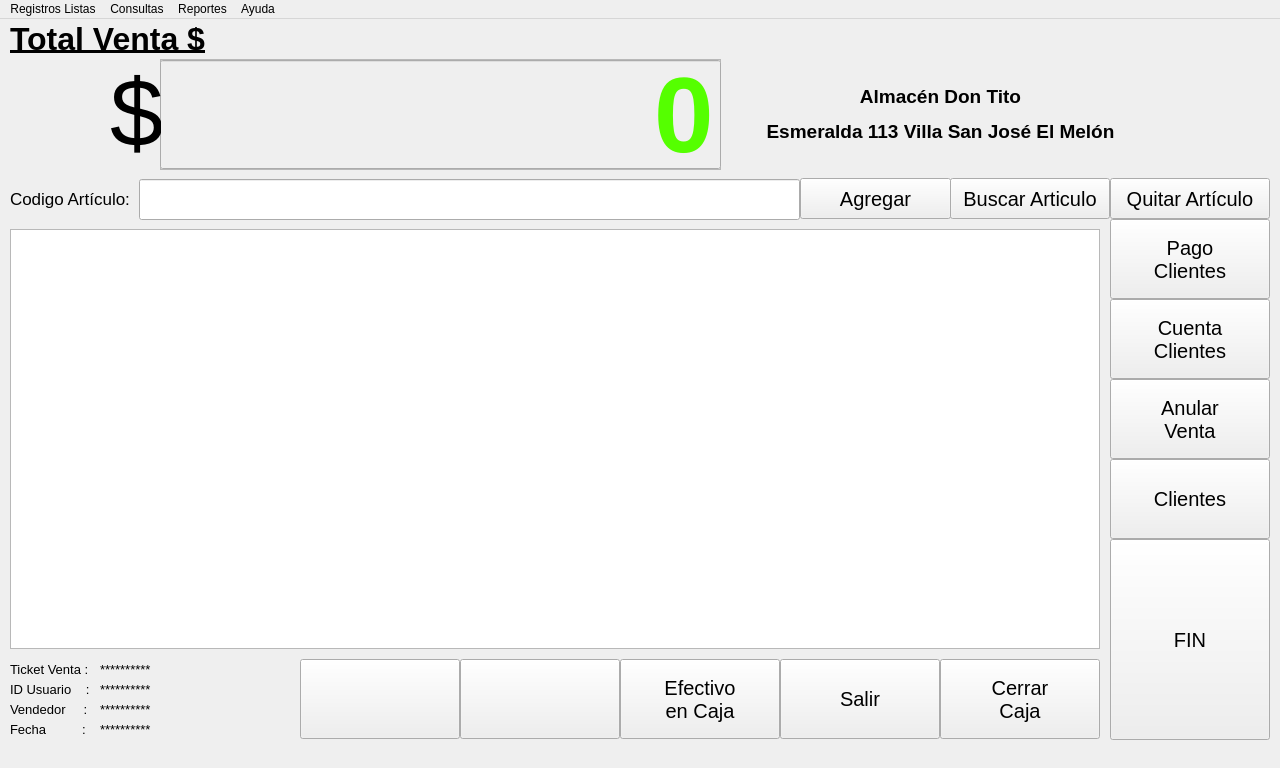
<?xml version="1.0" encoding="UTF-8"?>
<ui version="4.0">
 <class>venta</class>
 <widget class="QMainWindow" name="venta">
  <property name="enabled">
   <bool>true</bool>
  </property>
  <property name="geometry">
   <rect>
    <x>0</x>
    <y>0</y>
    <width>1280</width>
    <height>768</height>
   </rect>
  </property>
  <property name="sizePolicy">
   <sizepolicy hsizetype="Maximum" vsizetype="Maximum">
    <horstretch>0</horstretch>
    <verstretch>0</verstretch>
   </sizepolicy>
  </property>
  <property name="minimumSize">
   <size>
    <width>1280</width>
    <height>768</height>
   </size>
  </property>
  <property name="maximumSize">
   <size>
    <width>1280</width>
    <height>768</height>
   </size>
  </property>
  <property name="windowTitle">
   <string>POS</string>
  </property>
  <property name="toolButtonStyle">
   <enum>Qt::ToolButtonFollowStyle</enum>
  </property>
  <widget class="QWidget" name="centralwidget">
   <widget class="QLCDNumber" name="lcdNumber">
    <property name="geometry">
     <rect>
      <x>160</x>
      <y>40</y>
      <width>561</width>
      <height>111</height>
     </rect>
    </property>
    <property name="palette">
     <palette>
      <active>
       <colorrole role="WindowText">
        <brush brushstyle="SolidPattern">
         <color alpha="255">
          <red>0</red>
          <green>255</green>
          <blue>0</blue>
         </color>
        </brush>
       </colorrole>
       <colorrole role="Light">
        <brush brushstyle="SolidPattern">
         <color alpha="255">
          <red>0</red>
          <green>0</green>
          <blue>0</blue>
         </color>
        </brush>
       </colorrole>
      </active>
      <inactive>
       <colorrole role="WindowText">
        <brush brushstyle="SolidPattern">
         <color alpha="255">
          <red>0</red>
          <green>255</green>
          <blue>0</blue>
         </color>
        </brush>
       </colorrole>
       <colorrole role="Light">
        <brush brushstyle="SolidPattern">
         <color alpha="255">
          <red>0</red>
          <green>0</green>
          <blue>0</blue>
         </color>
        </brush>
       </colorrole>
      </inactive>
      <disabled>
       <colorrole role="WindowText">
        <brush brushstyle="SolidPattern">
         <color alpha="255">
          <red>0</red>
          <green>0</green>
          <blue>0</blue>
         </color>
        </brush>
       </colorrole>
       <colorrole role="Light">
        <brush brushstyle="SolidPattern">
         <color alpha="255">
          <red>0</red>
          <green>0</green>
          <blue>0</blue>
         </color>
        </brush>
       </colorrole>
      </disabled>
     </palette>
    </property>
    <property name="font">
     <font>
      <stylestrategy>PreferDefault</stylestrategy>
     </font>
    </property>
    <property name="autoFillBackground">
     <bool>false</bool>
    </property>
    <property name="styleSheet">
     <string notr="true">self.lcdNumber.setStyleSheet(&quot;background-color: rgb(0, 255, 0)&quot;)
</string>
    </property>
    <property name="inputMethodHints">
     <set>Qt::ImhDigitsOnly|Qt::ImhFormattedNumbersOnly|Qt::ImhPreferNumbers</set>
    </property>
    <property name="frameShape">
     <enum>QFrame::StyledPanel</enum>
    </property>
    <property name="frameShadow">
     <enum>QFrame::Raised</enum>
    </property>
    <property name="smallDecimalPoint">
     <bool>false</bool>
    </property>
    <property name="digitCount">
     <number>6</number>
    </property>
    <property name="mode">
     <enum>QLCDNumber::Dec</enum>
    </property>
    <property name="segmentStyle">
     <enum>QLCDNumber::Filled</enum>
    </property>
    <property name="value" stdset="0">
     <double>0.000000000000000</double>
    </property>
    <property name="intValue" stdset="0">
     <number>0</number>
    </property>
   </widget>
   <widget class="QPushButton" name="btnFinVenta">
    <property name="geometry">
     <rect>
      <x>1110</x>
      <y>520</y>
      <width>160</width>
      <height>201</height>
     </rect>
    </property>
    <property name="font">
     <font>
      <pointsize>15</pointsize>
     </font>
    </property>
    <property name="text">
     <string>FIN</string>
    </property>
    <property name="icon">
     <iconset>
      <normaloff>../icon/success.png</normaloff>../icon/success.png</iconset>
    </property>
    <property name="iconSize">
     <size>
      <width>50</width>
      <height>50</height>
     </size>
    </property>
   </widget>
   <widget class="QPushButton" name="btnBuscarArticulo">
    <property name="geometry">
     <rect>
      <x>950</x>
      <y>159</y>
      <width>160</width>
      <height>41</height>
     </rect>
    </property>
    <property name="font">
     <font>
      <pointsize>15</pointsize>
     </font>
    </property>
    <property name="text">
     <string extracomment="Busca un Articulo por Nombre">Buscar Articulo</string>
    </property>
    <property name="icon">
     <iconset>
      <normaloff>../icon/search.png</normaloff>../icon/search.png</iconset>
    </property>
   </widget>
   <widget class="QPushButton" name="btnAbonarDeuda">
    <property name="geometry">
     <rect>
      <x>1110</x>
      <y>200</y>
      <width>160</width>
      <height>80</height>
     </rect>
    </property>
    <property name="font">
     <font>
      <pointsize>15</pointsize>
     </font>
    </property>
    <property name="text">
     <string>Pago
Clientes</string>
    </property>
    <property name="icon">
     <iconset>
      <normaloff>../icon/calculator-1.png</normaloff>../icon/calculator-1.png</iconset>
    </property>
    <property name="iconSize">
     <size>
      <width>50</width>
      <height>50</height>
     </size>
    </property>
   </widget>
   <widget class="QLabel" name="labelTotal">
    <property name="geometry">
     <rect>
      <x>10</x>
      <y>0</y>
      <width>221</width>
      <height>41</height>
     </rect>
    </property>
    <property name="text">
     <string>&lt;html&gt;&lt;head/&gt;&lt;body&gt;&lt;p&gt;&lt;span style=&quot; font-size:24pt; font-weight:600; text-decoration: underline;&quot;&gt;Total Venta $&lt;/span&gt;&lt;/p&gt;&lt;/body&gt;&lt;/html&gt;</string>
    </property>
   </widget>
   <widget class="QPushButton" name="btnCuentaClientes">
    <property name="geometry">
     <rect>
      <x>1110</x>
      <y>280</y>
      <width>160</width>
      <height>80</height>
     </rect>
    </property>
    <property name="font">
     <font>
      <pointsize>15</pointsize>
     </font>
    </property>
    <property name="text">
     <string>Cuenta 
Clientes</string>
    </property>
    <property name="icon">
     <iconset>
      <normaloff>../icon/notebook.png</normaloff>../icon/notebook.png</iconset>
    </property>
    <property name="iconSize">
     <size>
      <width>50</width>
      <height>50</height>
     </size>
    </property>
   </widget>
   <widget class="QPushButton" name="btnCerrarCaja">
    <property name="geometry">
     <rect>
      <x>940</x>
      <y>640</y>
      <width>160</width>
      <height>80</height>
     </rect>
    </property>
    <property name="font">
     <font>
      <pointsize>15</pointsize>
     </font>
    </property>
    <property name="text">
     <string>Cerrar
Caja</string>
    </property>
    <property name="icon">
     <iconset>
      <normaloff>../icon/safebox-4.png</normaloff>../icon/safebox-4.png</iconset>
    </property>
    <property name="iconSize">
     <size>
      <width>50</width>
      <height>50</height>
     </size>
    </property>
   </widget>
   <widget class="QPushButton" name="btnClientes">
    <property name="geometry">
     <rect>
      <x>1110</x>
      <y>440</y>
      <width>160</width>
      <height>80</height>
     </rect>
    </property>
    <property name="font">
     <font>
      <pointsize>15</pointsize>
     </font>
    </property>
    <property name="text">
     <string>Clientes</string>
    </property>
    <property name="icon">
     <iconset>
      <normaloff>../icon/users.png</normaloff>../icon/users.png</iconset>
    </property>
    <property name="iconSize">
     <size>
      <width>50</width>
      <height>50</height>
     </size>
    </property>
   </widget>
   <widget class="QLabel" name="label">
    <property name="geometry">
     <rect>
      <x>10</x>
      <y>159</y>
      <width>121</width>
      <height>41</height>
     </rect>
    </property>
    <property name="font">
     <font>
      <pointsize>13</pointsize>
     </font>
    </property>
    <property name="text">
     <string>Codigo Artículo:</string>
    </property>
   </widget>
   <widget class="QPushButton" name="btnAnularVenta">
    <property name="geometry">
     <rect>
      <x>1110</x>
      <y>360</y>
      <width>160</width>
      <height>80</height>
     </rect>
    </property>
    <property name="font">
     <font>
      <pointsize>15</pointsize>
     </font>
    </property>
    <property name="text">
     <string>Anular 
Venta</string>
    </property>
    <property name="icon">
     <iconset>
      <normaloff>../icon/forbidden.png</normaloff>../icon/forbidden.png</iconset>
    </property>
    <property name="iconSize">
     <size>
      <width>50</width>
      <height>50</height>
     </size>
    </property>
   </widget>
   <widget class="QLabel" name="lblTicketVenta">
    <property name="geometry">
     <rect>
      <x>10</x>
      <y>640</y>
      <width>80</width>
      <height>20</height>
     </rect>
    </property>
    <property name="font">
     <font>
      <pointsize>10</pointsize>
     </font>
    </property>
    <property name="text">
     <string>Ticket Venta :</string>
    </property>
   </widget>
   <widget class="QLabel" name="lblNombreVendedor">
    <property name="geometry">
     <rect>
      <x>10</x>
      <y>680</y>
      <width>80</width>
      <height>20</height>
     </rect>
    </property>
    <property name="font">
     <font>
      <pointsize>10</pointsize>
     </font>
    </property>
    <property name="text">
     <string>Vendedor     : </string>
    </property>
   </widget>
   <widget class="QTableWidget" name="listaVenta">
    <property name="enabled">
     <bool>true</bool>
    </property>
    <property name="geometry">
     <rect>
      <x>10</x>
      <y>210</y>
      <width>1090</width>
      <height>420</height>
     </rect>
    </property>
    <property name="editTriggers">
     <set>QAbstractItemView::NoEditTriggers</set>
    </property>
    <property name="alternatingRowColors">
     <bool>true</bool>
    </property>
    <property name="showGrid">
     <bool>false</bool>
    </property>
    <property name="gridStyle">
     <enum>Qt::NoPen</enum>
    </property>
   </widget>
   <widget class="QLabel" name="lblNombreCajero">
    <property name="geometry">
     <rect>
      <x>100</x>
      <y>680</y>
      <width>200</width>
      <height>20</height>
     </rect>
    </property>
    <property name="font">
     <font>
      <pointsize>10</pointsize>
     </font>
    </property>
    <property name="text">
     <string>**********</string>
    </property>
   </widget>
   <widget class="QLabel" name="lblidVenta">
    <property name="geometry">
     <rect>
      <x>100</x>
      <y>640</y>
      <width>200</width>
      <height>20</height>
     </rect>
    </property>
    <property name="font">
     <font>
      <pointsize>10</pointsize>
     </font>
    </property>
    <property name="text">
     <string>**********</string>
    </property>
    <property name="textFormat">
     <enum>Qt::PlainText</enum>
    </property>
   </widget>
   <widget class="QPushButton" name="btnQuitarArticulo">
    <property name="geometry">
     <rect>
      <x>1110</x>
      <y>159</y>
      <width>160</width>
      <height>41</height>
     </rect>
    </property>
    <property name="maximumSize">
     <size>
      <width>160</width>
      <height>80</height>
     </size>
    </property>
    <property name="font">
     <font>
      <pointsize>15</pointsize>
     </font>
    </property>
    <property name="styleSheet">
     <string notr="true"/>
    </property>
    <property name="text">
     <string>Quitar Artículo</string>
    </property>
    <property name="icon">
     <iconset>
      <normaloff>../icon/error.png</normaloff>../icon/error.png</iconset>
    </property>
   </widget>
   <widget class="QPushButton" name="btnAgregarArticulo">
    <property name="geometry">
     <rect>
      <x>800</x>
      <y>159</y>
      <width>151</width>
      <height>41</height>
     </rect>
    </property>
    <property name="font">
     <font>
      <pointsize>15</pointsize>
     </font>
    </property>
    <property name="text">
     <string>Agregar</string>
    </property>
    <property name="icon">
     <iconset>
      <normaloff>../icon/add-1.png</normaloff>../icon/add-1.png</iconset>
    </property>
   </widget>
   <widget class="QLabel" name="lblFecha">
    <property name="geometry">
     <rect>
      <x>10</x>
      <y>700</y>
      <width>80</width>
      <height>20</height>
     </rect>
    </property>
    <property name="font">
     <font>
      <pointsize>10</pointsize>
     </font>
    </property>
    <property name="text">
     <string>Fecha          : </string>
    </property>
   </widget>
   <widget class="QLabel" name="lblFechaActual">
    <property name="geometry">
     <rect>
      <x>100</x>
      <y>700</y>
      <width>200</width>
      <height>20</height>
     </rect>
    </property>
    <property name="font">
     <font>
      <pointsize>10</pointsize>
     </font>
    </property>
    <property name="text">
     <string>**********</string>
    </property>
   </widget>
   <widget class="QLabel" name="lblTitulo1">
    <property name="geometry">
     <rect>
      <x>1160</x>
      <y>40</y>
      <width>101</width>
      <height>101</height>
     </rect>
    </property>
    <property name="text">
     <string/>
    </property>
    <property name="pixmap">
     <pixmap>../icon/grocery-1.png</pixmap>
    </property>
    <property name="scaledContents">
     <bool>true</bool>
    </property>
    <property name="wordWrap">
     <bool>false</bool>
    </property>
    <property name="openExternalLinks">
     <bool>false</bool>
    </property>
   </widget>
   <widget class="QLabel" name="lblTitulo2">
    <property name="geometry">
     <rect>
      <x>730</x>
      <y>50</y>
      <width>421</width>
      <height>91</height>
     </rect>
    </property>
    <property name="text">
     <string>&lt;html&gt;&lt;head/&gt;&lt;body&gt;&lt;p align=&quot;center&quot;&gt;&lt;span style=&quot; font-size:14pt; font-weight:600;&quot;&gt;Almacén Don Tito&lt;/span&gt;&lt;/p&gt;&lt;p align=&quot;center&quot;&gt;&lt;span style=&quot; font-size:14pt; font-weight:600;&quot;&gt;Esmeralda 113 Villa San José El Melón&lt;/span&gt;&lt;/p&gt;&lt;/body&gt;&lt;/html&gt;</string>
    </property>
   </widget>
   <widget class="QLineEdit" name="txtBuscarArticulo">
    <property name="geometry">
     <rect>
      <x>139</x>
      <y>160</y>
      <width>661</width>
      <height>41</height>
     </rect>
    </property>
    <property name="focusPolicy">
     <enum>Qt::StrongFocus</enum>
    </property>
    <property name="cursorPosition">
     <number>0</number>
    </property>
   </widget>
   <widget class="QPushButton" name="btnSalir">
    <property name="geometry">
     <rect>
      <x>780</x>
      <y>640</y>
      <width>160</width>
      <height>80</height>
     </rect>
    </property>
    <property name="font">
     <font>
      <pointsize>15</pointsize>
     </font>
    </property>
    <property name="text">
     <string>Salir</string>
    </property>
    <property name="icon">
     <iconset>
      <normaloff>../icon/exit-2.png</normaloff>../icon/exit-2.png</iconset>
    </property>
    <property name="iconSize">
     <size>
      <width>50</width>
      <height>50</height>
     </size>
    </property>
   </widget>
   <widget class="QPushButton" name="btnContar_2">
    <property name="geometry">
     <rect>
      <x>460</x>
      <y>640</y>
      <width>160</width>
      <height>80</height>
     </rect>
    </property>
    <property name="text">
     <string/>
    </property>
   </widget>
   <widget class="QPushButton" name="BOTON">
    <property name="geometry">
     <rect>
      <x>300</x>
      <y>640</y>
      <width>160</width>
      <height>80</height>
     </rect>
    </property>
    <property name="text">
     <string/>
    </property>
   </widget>
   <widget class="QLabel" name="lblNombreVendedor_2">
    <property name="geometry">
     <rect>
      <x>10</x>
      <y>660</y>
      <width>80</width>
      <height>20</height>
     </rect>
    </property>
    <property name="font">
     <font>
      <pointsize>10</pointsize>
     </font>
    </property>
    <property name="text">
     <string>ID Usuario    :</string>
    </property>
   </widget>
   <widget class="QLabel" name="lblUsuario">
    <property name="geometry">
     <rect>
      <x>100</x>
      <y>660</y>
      <width>200</width>
      <height>20</height>
     </rect>
    </property>
    <property name="font">
     <font>
      <pointsize>10</pointsize>
     </font>
    </property>
    <property name="text">
     <string>**********</string>
    </property>
   </widget>
   <widget class="QPushButton" name="btnEfectivo">
    <property name="geometry">
     <rect>
      <x>620</x>
      <y>640</y>
      <width>160</width>
      <height>80</height>
     </rect>
    </property>
    <property name="font">
     <font>
      <pointsize>15</pointsize>
     </font>
    </property>
    <property name="text">
     <string>Efectivo 
en Caja</string>
    </property>
    <property name="icon">
     <iconset>
      <normaloff>../icon/notes.png</normaloff>../icon/notes.png</iconset>
    </property>
    <property name="iconSize">
     <size>
      <width>50</width>
      <height>50</height>
     </size>
    </property>
   </widget>
   <widget class="QSpinBox" name="displayNumber">
    <property name="enabled">
     <bool>false</bool>
    </property>
    <property name="geometry">
     <rect>
      <x>160</x>
      <y>40</y>
      <width>561</width>
      <height>111</height>
     </rect>
    </property>
    <property name="palette">
     <palette>
      <active>
       <colorrole role="Text">
        <brush brushstyle="SolidPattern">
         <color alpha="255">
          <red>0</red>
          <green>0</green>
          <blue>0</blue>
         </color>
        </brush>
       </colorrole>
       <colorrole role="BrightText">
        <brush brushstyle="SolidPattern">
         <color alpha="255">
          <red>255</red>
          <green>255</green>
          <blue>255</blue>
         </color>
        </brush>
       </colorrole>
      </active>
      <inactive>
       <colorrole role="Text">
        <brush brushstyle="SolidPattern">
         <color alpha="255">
          <red>0</red>
          <green>0</green>
          <blue>0</blue>
         </color>
        </brush>
       </colorrole>
       <colorrole role="BrightText">
        <brush brushstyle="SolidPattern">
         <color alpha="255">
          <red>255</red>
          <green>255</green>
          <blue>255</blue>
         </color>
        </brush>
       </colorrole>
      </inactive>
      <disabled>
       <colorrole role="Text">
        <brush brushstyle="SolidPattern">
         <color alpha="255">
          <red>85</red>
          <green>255</green>
          <blue>0</blue>
         </color>
        </brush>
       </colorrole>
       <colorrole role="BrightText">
        <brush brushstyle="SolidPattern">
         <color alpha="255">
          <red>0</red>
          <green>0</green>
          <blue>0</blue>
         </color>
        </brush>
       </colorrole>
      </disabled>
     </palette>
    </property>
    <property name="font">
     <font>
      <pointsize>80</pointsize>
      <weight>75</weight>
      <italic>false</italic>
      <bold>true</bold>
      <underline>false</underline>
      <strikeout>false</strikeout>
      <kerning>false</kerning>
     </font>
    </property>
    <property name="layoutDirection">
     <enum>Qt::RightToLeft</enum>
    </property>
    <property name="styleSheet">
     <string notr="true">self.displayNumber.setStyleSheet(&quot;background-color: rgb(0, 255, 0)&quot;)
</string>
    </property>
    <property name="alignment">
     <set>Qt::AlignRight|Qt::AlignTrailing|Qt::AlignVCenter</set>
    </property>
    <property name="buttonSymbols">
     <enum>QAbstractSpinBox::NoButtons</enum>
    </property>
    <property name="correctionMode">
     <enum>QAbstractSpinBox::CorrectToPreviousValue</enum>
    </property>
    <property name="showGroupSeparator" stdset="0">
     <bool>true</bool>
    </property>
    <property name="suffix">
     <string comment="$" extracomment="$"/>
    </property>
    <property name="prefix">
     <string notr="true" comment="$" extracomment="$"/>
    </property>
    <property name="maximum">
     <number>1000000</number>
    </property>
    <property name="singleStep">
     <number>0</number>
    </property>
    <property name="value">
     <number>0</number>
    </property>
   </widget>
   <widget class="QLabel" name="labelTotal_2">
    <property name="geometry">
     <rect>
      <x>110</x>
      <y>40</y>
      <width>51</width>
      <height>101</height>
     </rect>
    </property>
    <property name="text">
     <string>&lt;html&gt;&lt;head/&gt;&lt;body&gt;&lt;p&gt;&lt;span style=&quot; font-size:72pt;&quot;&gt;$&lt;/span&gt;&lt;/p&gt;&lt;/body&gt;&lt;/html&gt;</string>
    </property>
   </widget>
  </widget>
  <widget class="QMenuBar" name="menubar">
   <property name="geometry">
    <rect>
     <x>0</x>
     <y>0</y>
     <width>1280</width>
     <height>21</height>
    </rect>
   </property>
   <widget class="QMenu" name="menuBaseDeDatos">
    <property name="title">
     <string>Registros Listas</string>
    </property>
    <addaction name="actionProductos"/>
    <addaction name="actionCategoriaProductos"/>
    <addaction name="actionProveedores"/>
    <addaction name="actionCliente"/>
    <addaction name="actionComunas"/>
    <addaction name="actionMediosDePagos"/>
    <addaction name="actionUsuarios"/>
   </widget>
   <widget class="QMenu" name="menuConsultas">
    <property name="title">
     <string>Consultas</string>
    </property>
    <addaction name="actionEfectivoCaja"/>
    <addaction name="actionConsulta_Ticket_de_Venta"/>
   </widget>
   <widget class="QMenu" name="menuAyuda">
    <property name="title">
     <string>Ayuda</string>
    </property>
   </widget>
   <widget class="QMenu" name="menuReportes_2">
    <property name="title">
     <string>Reportes</string>
    </property>
    <addaction name="actionReportes_por_Dia"/>
    <addaction name="actionVentas_por_Usuarios"/>
    <addaction name="actionHistorial_Precio_Productos"/>
    <addaction name="actionHistorico_Aperturas_Caja"/>
   </widget>
   <addaction name="menuBaseDeDatos"/>
   <addaction name="menuConsultas"/>
   <addaction name="menuReportes_2"/>
   <addaction name="menuAyuda"/>
  </widget>
  <action name="actionProductos">
   <property name="text">
    <string>Lista de Productos</string>
   </property>
  </action>
  <action name="actionCategoriaProductos">
   <property name="text">
    <string>Lista de Categoria Productos</string>
   </property>
  </action>
  <action name="actionProveedores">
   <property name="text">
    <string>Lista de Proveedores</string>
   </property>
  </action>
  <action name="actionMantenedor">
   <property name="text">
    <string>Mantenedor</string>
   </property>
  </action>
  <action name="actionPagos_Proveedores">
   <property name="text">
    <string>Pagos Proveedores</string>
   </property>
  </action>
  <action name="actionPOS">
   <property name="text">
    <string>POS</string>
   </property>
  </action>
  <action name="actionClientes">
   <property name="text">
    <string>Clientes</string>
   </property>
  </action>
  <action name="actionPago_Clientes">
   <property name="text">
    <string>Pago Clientes</string>
   </property>
  </action>
  <action name="actionMedios_de_Pago">
   <property name="text">
    <string>Medios de Pago</string>
   </property>
  </action>
  <action name="actionVendedores">
   <property name="text">
    <string>Vendedores</string>
   </property>
  </action>
  <action name="action">
   <property name="text">
    <string>Datos Almacen</string>
   </property>
  </action>
  <action name="actionUsuarios">
   <property name="text">
    <string>Lista de Usuarios</string>
   </property>
  </action>
  <action name="actionCliente">
   <property name="text">
    <string>Lista de Clientes</string>
   </property>
  </action>
  <action name="actionComunas">
   <property name="text">
    <string>Lista de Comunas</string>
   </property>
  </action>
  <action name="actionMediosDePagos">
   <property name="text">
    <string>Lista de Medios de Pagos</string>
   </property>
  </action>
  <action name="actionEfectivoCaja">
   <property name="text">
    <string>Consulta efectivo en Caja</string>
   </property>
  </action>
  <action name="actionClientes_con_Deudas">
   <property name="text">
    <string>Clientes con Deuda</string>
   </property>
  </action>
  <action name="actionReportes_por_Dia">
   <property name="text">
    <string>Ventas por día</string>
   </property>
  </action>
  <action name="actionVentas_por_Usuarios">
   <property name="text">
    <string>Ventas por Usuario</string>
   </property>
  </action>
  <action name="actionVentas_por_Usuario">
   <property name="text">
    <string>Cierres Caja</string>
   </property>
  </action>
  <action name="actionEfectivo_en_Caja_2">
   <property name="text">
    <string>Efectivo en Caja</string>
   </property>
  </action>
  <action name="actionComunas_2">
   <property name="text">
    <string>Comunas</string>
   </property>
  </action>
  <action name="actionHistorial_Precio_Productos">
   <property name="text">
    <string>Historial Precio Productos</string>
   </property>
  </action>
  <action name="actionHistorico_Aperturas_Caja">
   <property name="text">
    <string>Histórico Aperturas Caja</string>
   </property>
  </action>
  <action name="actionConsulta_Ticket_de_Venta">
   <property name="text">
    <string>Consulta Ticket de Venta</string>
   </property>
  </action>
 </widget>
 <tabstops>
  <tabstop>txtBuscarArticulo</tabstop>
  <tabstop>btnBuscarArticulo</tabstop>
  <tabstop>btnQuitarArticulo</tabstop>
  <tabstop>btnAbonarDeuda</tabstop>
  <tabstop>btnCuentaClientes</tabstop>
  <tabstop>btnAnularVenta</tabstop>
  <tabstop>btnClientes</tabstop>
  <tabstop>btnFinVenta</tabstop>
  <tabstop>btnCerrarCaja</tabstop>
  <tabstop>btnSalir</tabstop>
  <tabstop>btnEfectivo</tabstop>
  <tabstop>btnContar_2</tabstop>
  <tabstop>BOTON</tabstop>
  <tabstop>listaVenta</tabstop>
  <tabstop>displayNumber</tabstop>
  <tabstop>btnAgregarArticulo</tabstop>
 </tabstops>
 <resources/>
 <connections/>
</ui>
